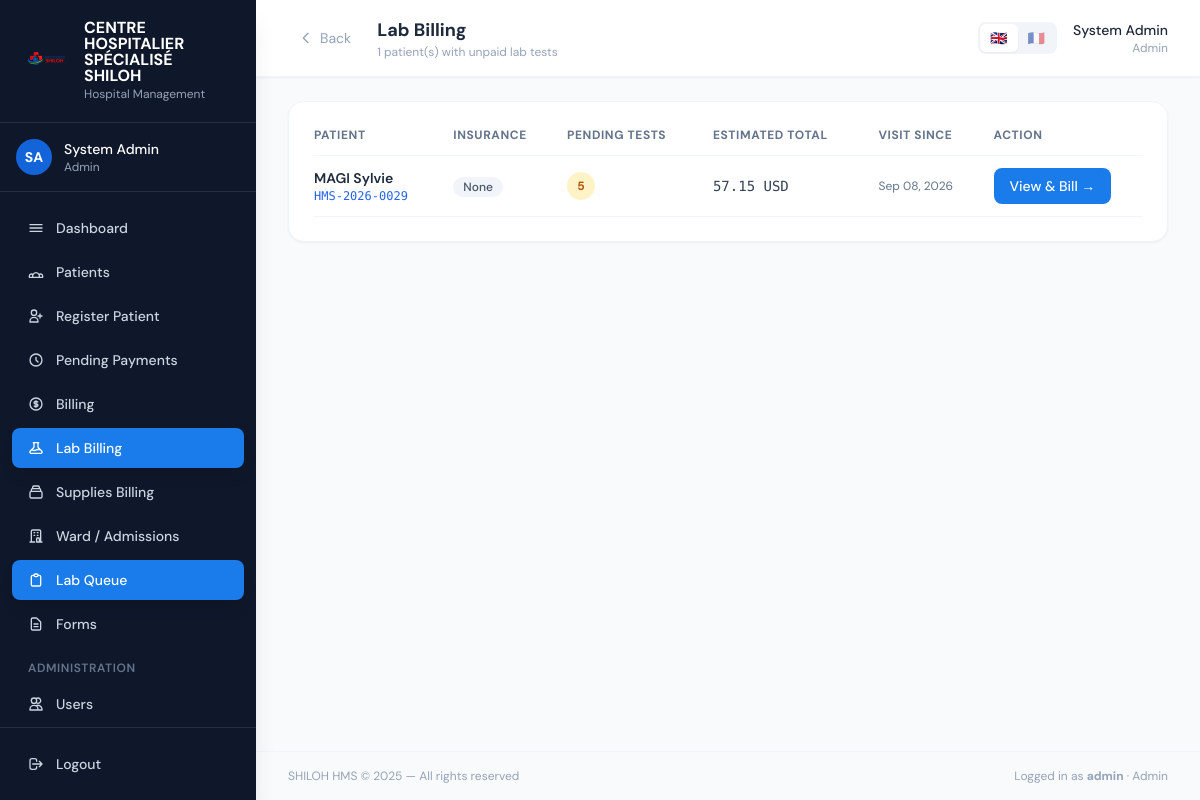
Screenshot of /billing/labs/ (signed in) with the database file from the repository.
### core/models.py (models this page shows, shortened)
class HospitalSettings(models.Model):
    hospital_name = models.CharField(
        max_length=200, default='Hospital',
        help_text="Hospital name shown on receipts and the login page"
    )
    logo = models.ImageField(
        upload_to='hospital_logo/', null=True, blank=True,
        help_text="Logo shown on login page, receipts, and as favicon"
    )
    logo_size = models.CharField(
        max_length=10, choices=LogoSize.choices, default=LogoSize.MEDIUM,
        help_text="Display size of the logo on the login page and sidebar"
    )
    consultation_fee = models.DecimalField(
        max_digits=12, decimal_places=2, default=0,
        help_text="Standard consultation fee in CDF"
    )
    fixed_fee = models.DecimalField(
        max_digits=14, decimal_places=2, default=46136.71,
        help_text="Fixed administrative fee in CDF added to every bill"
    )
    currency = models.CharField(
        max_length=10, default='CDF',
        help_text="Primary currency code or symbol (e.g. CDF, RWF, KES)"
    )
    language = models.CharField(
        max_length=10,
        choices=[('en', 'English'), ('fr', 'Français')],
        default='en',
        help_text="System-wide display language for all users"
    )
    updated_at = models.DateTimeField(auto_now=True)
    updated_by = models.ForeignKey(
        'User', null=True, blank=True, on_delete=models.SET_NULL, related_name='settings_updated'
    )
    class Meta:
        verbose_name = "Hospital Settings"
    @classmethod
    def get(cls):
        obj, _ = cls.objects.get_or_create(pk=1)
        return obj

class User(AbstractUser):
    role = models.CharField(max_length=20, choices=Role.choices, default=Role.RECEPTIONIST)
    specialty = models.CharField(
        max_length=30, choices=Specialty.choices, blank=True, default='',
        help_text="Only applicable for doctors"
    )
    phone = models.CharField(max_length=20, blank=True)
    is_deleted = models.BooleanField(default=False)
    must_change_password = models.BooleanField(default=False)
    preferred_language = models.CharField(
        max_length=5, choices=Language.choices, blank=True, default='',
        help_text="If blank, the hospital's default system language is used."
    )
    created_by = models.ForeignKey(
        'self', null=True, blank=True, on_delete=models.SET_NULL, related_name='created_users'
    )

### patients/models.py (models this page shows, shortened)
class Visit(models.Model):
    patient = models.ForeignKey(Patient, on_delete=models.CASCADE, related_name='visits')
    doctor = models.ForeignKey(User, on_delete=models.SET_NULL, null=True, related_name='assigned_visits',
                                limit_choices_to={'role': 'doctor'})
    assigned_by = models.ForeignKey(User, on_delete=models.SET_NULL, null=True, related_name='created_visits')
    status = models.CharField(max_length=20, choices=VisitStatus.choices, default=VisitStatus.PENDING)
    needs_triage = models.BooleanField(default=True, help_text="If True, patient must be seen by a nurse before the doctor.")
    notes = models.TextField(blank=True)
    is_deleted = models.BooleanField(default=False)
    created_at = models.DateTimeField(auto_now_add=True)
    updated_at = models.DateTimeField(auto_now=True)
    class Meta:
        ordering = ['-created_at']

class Patient(models.Model):
    patient_id = models.CharField(max_length=20, unique=True, editable=False)
    full_name = models.CharField(max_length=200)
    age = models.PositiveIntegerField()
    gender = models.CharField(max_length=1, choices=Gender.choices)
    phone = models.CharField(max_length=20)
    address = models.TextField()
    insurance = models.ForeignKey(Insurance, null=True, blank=True, on_delete=models.SET_NULL)
    registered_by = models.ForeignKey(User, on_delete=models.SET_NULL, null=True, related_name='registered_patients')
    is_deleted = models.BooleanField(default=False)
    created_at = models.DateTimeField(auto_now_add=True)
    updated_at = models.DateTimeField(auto_now=True)
    class Meta:
        ordering = ['-created_at']

### billing/views.py (the view)
# urls.py: path('labs/', views.lab_billing_list, name='lab_billing_list'),
@role_required('accountant', 'admin')
def lab_billing_list(request):
    from django.db.models import Prefetch, Q
    pending_qs = LabRequest.objects.filter(
        status=LabRequestStatus.REQUESTED, is_deleted=False
    ).select_related('lab_test')
    visits = Visit.objects.filter(
        is_deleted=False,
        lab_requests__status=LabRequestStatus.REQUESTED,
        lab_requests__is_deleted=False,
    ).distinct().select_related('patient').prefetch_related(
        Prefetch('lab_requests', queryset=pending_qs, to_attr='pending_labs')
    ).order_by('-created_at')
    for v in visits:
        v.pending_count = len(v.pending_labs)
        v.estimated_total = sum(
            (lab.lab_test.default_price if lab.lab_test else Decimal('0'))
            for lab in v.pending_labs
        )
    return render(request, 'billing/lab_billing.html', {'visits': visits})

### templates/billing/lab_billing.html (shortened to what this page needs)
{% extends 'base.html' %}
{% load i18n %}
{% block page_title %}Lab Billing{% endblock %}
{% block page_subtitle %}{{ visits|length }} patient(s) with unpaid lab tests{% endblock %}
{% block content %}
<div class="card">
  <table class="w-full text-sm">
    <thead>
      <tr class="text-left text-xs font-semibold text-slate-500 uppercase tracking-wider border-b border-slate-100">
        <th class="pb-3 pr-4">Patient</th>
        <th class="pb-3 pr-4">Insurance</th>
        <th class="pb-3 pr-4">Pending Tests</th>
        <th class="pb-3 pr-4">Estimated Total</th>
        <th class="pb-3 pr-4">Visit Since</th>
        <th class="pb-3">Action</th>
      </tr>
    </thead>
    <tbody>
      {% for v in visits %}
      <tr class="table-row">
        <td class="py-3 pr-4">
          <div class="font-semibold text-slate-800">{{ v.patient.full_name }}</div>
          <div class="font-mono text-xs text-blue-600">{{ v.patient.patient_id }}</div>
        </td>
        <td class="py-3 pr-4">
          {% if v.patient.insurance %}
            <span class="badge badge-blue">{{ v.patient.insurance.name }}</span>
          {% else %}
            <span class="badge badge-gray">None</span>
          {% endif %}
        </td>
        <td class="py-3 pr-4">
          <span class="inline-flex items-center justify-center w-7 h-7 rounded-full bg-amber-100 text-amber-700 text-xs font-bold">{{ v.pending_count }}</span>
        </td>
        <td class="py-3 pr-4 font-mono font-medium text-slate-700">
          {% if v.estimated_total > 0 %}
            {{ v.estimated_total|floatformat:-2 }} {{ currency }}
          {% else %}
            <span class="text-slate-400">—</span>
          {% endif %}
        </td>
        <td class="py-3 pr-4 text-slate-500 text-xs">{{ v.created_at|date:"M d, Y" }}</td>
        <td class="py-3">
          <a href="{% url 'lab_billing_visit' visit_pk=v.pk %}" class="btn-primary text-xs py-1.5">View &amp; Bill →</a>
        </td>
      </tr>
      {% empty %}
      <tr><td colspan="6" class="py-12 text-center text-slate-400">No patients with pending lab tests</td></tr>
      {% endfor %}
    </tbody>
  </table>
</div>
{% endblock %}

### templates/base.html (shortened to what this page needs)
{% load i18n %}<!DOCTYPE html>
<html lang="{{ request.LANGUAGE_CODE|default:'en' }}">
<head>
  <script src="https://cdn.tailwindcss.com"></script>
</head>
<body class="bg-slate-50 min-h-screen flex">
{% if user.is_authenticated %}
<aside class="w-64 h-screen bg-slate-900 flex flex-col fixed top-0 left-0 z-40 shadow-xl overflow-hidden">
  <div class="px-6 py-5 border-b border-white/10">
    <div class="flex items-center gap-3">
      {% if hospital_logo_url %}
      <img src="{{ hospital_logo_url }}" alt="{{ hospital_name }}"
           style="width:{{ logo_size_px }};height:{{ logo_size_px }};max-width:48px;max-height:48px"
           class="object-contain rounded-xl shrink-0" />
      {% endif %}
      <div>
        <div class="text-white font-bold text-base leading-none">{{ hospital_name|upper }}</div>
        <div class="text-slate-400 text-xs mt-0.5">{% trans "Hospital Management" %}</div>
      </div>
    </div>
  </div>
  <div class="px-4 py-4 border-b border-white/10">
    <div class="flex items-center gap-3">
      <div class="w-9 h-9 bg-brand-700 rounded-full flex items-center justify-center text-white text-sm font-bold">
        {{ user.first_name|first|upper }}{{ user.last_name|first|upper }}
      </div>
      <div class="flex-1 min-w-0">
        <div class="text-white text-sm font-medium truncate">{{ user.get_full_name }}</div>
        <div class="text-slate-400 text-xs capitalize">{{ user.get_role_display }}</div>
      </div>
    </div>
  </div>
  <nav class="flex-1 px-3 py-4 space-y-1 overflow-y-auto">
    <a href="{% url 'dashboard' %}" class="sidebar-link {% if request.resolver_match.url_name == 'dashboard' %}active{% endif %}">
      <svg class="w-4 h-4" fill="none" viewBox="0 0 24 24" stroke="currentColor"><path stroke-linecap="round" stroke-linejoin="round" stroke-width="2" d="M3 7h18M3 12h18M3 17h18"/></svg>
      {% trans "Dashboard" %}
    </a>
    {% if user.role != 'accountant' and user.role != 'lab_technician' %}
    <a href="{% url 'patient_list' %}" class="sidebar-link {% if 'patient' in request.resolver_match.url_name %}active{% endif %}">
      {% trans "Patients" %}
    </a>
    {% endif %}
    {% if user.role == 'receptionist' or user.role == 'admin' %}
    <a href="{% url 'patient_register' %}" class="sidebar-link {% if request.resolver_match.url_name == 'patient_register' %}active{% endif %}">
      <svg class="w-4 h-4" fill="none" viewBox="0 0 24 24" stroke="currentColor"><path stroke-linecap="round" stroke-linejoin="round" stroke-width="2" d="M18 9v3m0 0v3m0-3h3m-3 0h-3m-2-5a4 4 0 11-8 0 4 4 0 018 0zM3 20a6 6 0 0112 0v1H3v-1z"/></svg>
      {% trans "Register Patient" %}
    </a>
    {% endif %}
    {% if user.role == 'accountant' or user.role == 'admin' %}
    <a href="{% url 'pending_billing_list' %}" class="sidebar-link {% if 'pending_billing' in request.resolver_match.url_name %}active{% endif %}">
      <svg class="w-4 h-4" fill="none" viewBox="0 0 24 24" stroke="currentColor"><path stroke-linecap="round" stroke-linejoin="round" stroke-width="2" d="M12 8v4l3 3m6-3a9 9 0 11-18 0 9 9 0 0118 0z"/></svg>
      {% trans "Pending Payments" %}
    </a>
    <a href="{% url 'billing_dashboard' %}" class="sidebar-link {% if 'billing_dashboard' == request.resolver_match.url_name or 'payment' in request.resolver_match.url_name %}active{% endif %}">
      {% trans "Billing" %}
    </a>
    <a href="{% url 'lab_billing_list' %}" class="sidebar-link {% if 'lab_billing' in request.resolver_match.url_name or 'lab_payment' in request.resolver_match.url_name %}active{% endif %}">
      {% trans "Lab Billing" %}
    </a>
    <a href="{% url 'supplies_billing_list' %}" class="sidebar-link {% if 'supplies_billing' in request.resolver_match.url_name %}active{% endif %}">
      <svg class="w-4 h-4" fill="none" viewBox="0 0 24 24" stroke="currentColor"><path stroke-linecap="round" stroke-linejoin="round" stroke-width="2" d="M19 11H5m14 0a2 2 0 012 2v6a2 2 0 01-2 2H5a2 2 0 01-2-2v-6a2 2 0 012-2m14 0V9a2 2 0 00-2-2M5 11V9a2 2 0 012-2m0 0V5a2 2 0 012-2h6a2 2 0 012 2v2M7 7h10"/></svg>
      {% trans "Supplies Billing" %}
    </a>
    {% endif %}
    {% if user.role == 'nurse' or user.role == 'admin' %}
    <a href="{% url 'admission_list' %}" class="sidebar-link {% if 'admission' in request.resolver_match.url_name %}active{% endif %}">
      <svg class="w-4 h-4" fill="none" viewBox="0 0 24 24" stroke="currentColor"><path stroke-linecap="round" stroke-linejoin="round" stroke-width="2" d="M19 21V5a2 2 0 00-2-2H7a2 2 0 00-2 2v16m14 0h2m-2 0h-5m-9 0H3m2 0h5M9 7h1m-1 4h1m4-4h1m-1 4h1m-2 10v-5a1 1 0 011-1h2a1 1 0 011 1v5m-4 0h4"/></svg>
      {% trans "Ward / Admissions" %}
    </a>
    {% endif %}
    {% if user.role == 'lab_technician' or user.role == 'admin' %}
    <a href="{% url 'lab_queue' %}" class="sidebar-link {% if 'lab' in request.resolver_match.url_name %}active{% endif %}">
      <svg class="w-4 h-4" fill="none" viewBox="0 0 24 24" stroke="currentColor"><path stroke-linecap="round" stroke-linejoin="round" stroke-width="2" d="M9 5H7a2 2 0 00-2 2v12a2 2 0 002 2h10a2 2 0 002-2V7a2 2 0 00-2-2h-2M9 5a2 2 0 002 2h2a2 2 0 002-2M9 5a2 2 0 012-2h2a2 2 0 012 2"/></svg>
      {% trans "Lab Queue" %}
    </a>
    {% endif %}
    <a href="{% url 'forms_library' %}" class="sidebar-link {% if 'forms' in request.resolver_match.url_name %}active{% endif %}">
      <svg class="w-4 h-4" fill="none" viewBox="0 0 24 24" stroke="currentColor"><path stroke-linecap="round" stroke-linejoin="round" stroke-width="2" d="M9 12h6m-6 4h6m2 5H7a2 2 0 01-2-2V5a2 2 0 012-2h5.586a1 1 0 01.707.293l5.414 5.414a1 1 0 01.293.707V19a2 2 0 01-2 2z"/></svg>
      {% trans "Forms" %}
    </a>
    {% if user.role == 'admin' %}
    <div class="pt-3 pb-1 px-4 text-xs font-semibold text-slate-500 uppercase tracking-wider">{% trans "Administration" %}</div>
    <a href="{% url 'user_list' %}" class="sidebar-link {% if 'user' in request.resolver_match.url_name %}active{% endif %}">
      <svg class="w-4 h-4" fill="none" viewBox="0 0 24 24" stroke="currentColor"><path stroke-linecap="round" stroke-linejoin="round" stroke-width="2" d="M12 4.354a4 4 0 110 5.292M15 21H3v-1a6 6 0 0112 0v1zm0 0h6v-1a6 6 0 00-9-5.197M13 7a4 4 0 11-8 0 4 4 0 018 0z"/></svg>
      {% trans "Users" %}
    </a>
    {% endif %}
  </nav>
  <div class="px-3 py-4 border-t border-white/10">
    <a href="{% url 'logout' %}" class="sidebar-link text-red-400 hover:bg-red-500/10 hover:text-red-300">
      <svg class="w-4 h-4" fill="none" viewBox="0 0 24 24" stroke="currentColor"><path stroke-linecap="round" stroke-linejoin="round" stroke-width="2" d="M17 16l4-4m0 0l-4-4m4 4H7m6 4v1a3 3 0 01-3 3H6a3 3 0 01-3-3V7a3 3 0 013-3h4a3 3 0 013 3v1"/></svg>
      {% trans "Logout" %}
    </a>
  </div>
</aside>
<div class="ml-64 flex-1 flex flex-col min-h-screen">
  <header class="bg-white border-b border-slate-100 px-8 py-4 flex items-center justify-between sticky top-0 z-30 shadow-sm">
    <div class="flex items-center gap-4">
      <button onclick="history.back()"
              class="flex items-center gap-1.5 text-slate-400 hover:text-slate-700 hover:bg-slate-100 px-2.5 py-1.5 rounded-lg transition-colors text-sm"
              title="Go back">
        <svg class="w-4 h-4" fill="none" viewBox="0 0 24 24" stroke="currentColor"><path stroke-linecap="round" stroke-linejoin="round" stroke-width="2" d="M15 19l-7-7 7-7"/></svg>
        {% trans "Back" %}
      </button>
      <div>
        <h1 class="text-lg font-bold text-slate-800">{% block page_title %}Dashboard{% endblock %}</h1>
        <p class="text-xs text-slate-400">{% block page_subtitle %}{% endblock %}</p>
      </div>
    </div>
    <div class="flex items-center gap-4">
      <form method="post" action="{% url 'set_my_language' %}" class="flex items-center bg-slate-100 rounded-lg p-0.5">
        <button type="submit" name="language" value="en" title="English"
                class="px-2.5 py-1 rounded-md text-sm transition-colors {% if user.preferred_language == 'en' or not user.preferred_language %}bg-white shadow-sm{% else %}opacity-50 hover:opacity-80{% endif %}">
          🇬🇧
        </button>
        <button type="submit" name="language" value="fr" title="Français"
                class="px-2.5 py-1 rounded-md text-sm transition-colors {% if user.preferred_language == 'fr' %}bg-white shadow-sm{% else %}opacity-50 hover:opacity-80{% endif %}">
          🇫🇷
        </button>
      </form>
      <a href="{% url 'my_profile' %}" class="text-right hover:opacity-70 transition-opacity">
        <div class="text-sm font-medium text-slate-800">{{ user.get_full_name }}</div>
        <div class="text-xs text-slate-400 capitalize">{{ user.get_role_display }}</div>
      </a>
    </div>
  </header>
  <main class="flex-1 px-8 py-6">
{% else %}
<div class="flex-1">
{% endif %}
{% block content %}{% endblock %}
{% if user.is_authenticated %}
  </main>
  <footer class="px-8 py-4 border-t border-slate-100 text-xs text-slate-400 flex justify-between">
    <span>SHILOH HMS &copy; 2025 — {% trans "All rights reserved" %}</span>
    <span>{% trans "Logged in as" %} <strong>{{ user.username }}</strong> · <span class="capitalize">{{ user.get_role_display }}</span></span>
  </footer>
</div>
{% else %}
</div>
{% endif %}
</body>
</html>

### rows the page displays
HospitalSettings: hospital_name "CENTRE HOSPITALIER SPÉCIALISÉ SHILOH", currency "USD"
User: first_name|first "S", last_name|first "A", get_full_name "System Admin", role "Admin", username "admin"
Visit: patient.full_name "MAGI Sylvie", patient.patient_id "HMS-2026-0029", shows "None", pending_count "5", estimated_total "57.15", created_at "Sep 08, 2026"

### other values shown
{{ visits|length }} "1"
